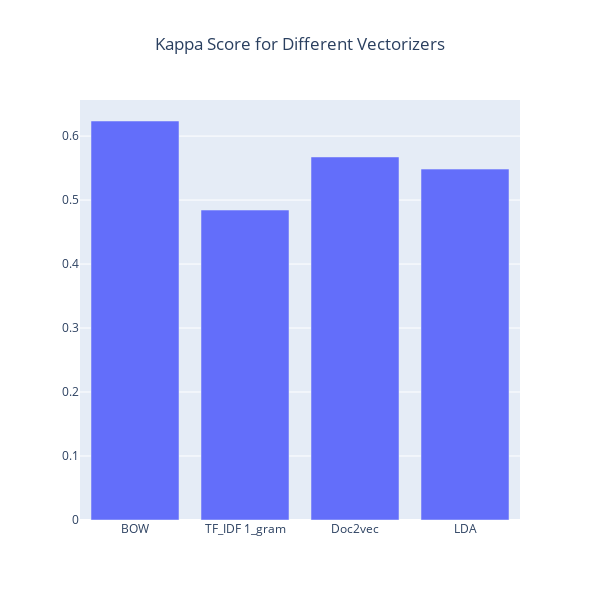

Notebook code cell kept with this figure:
### Code cell
fig = go.Figure()
obj = go.Bar(x = list(vec_kappa.keys()), y = list(vec_kappa.values()))
fig.add_trace(obj)
fig.update_layout(title={'text':'Kappa Score for Different Vectorizers','x':0.5},height=600,width=600)
fig.show()

### Figure 1 — Plotly figure (JSON) as saved in the notebook; plotly's stock layout.template omitted (floating-point values rounded to 4 significant figures)
{"data": [{"type": "bar", "x": ["BOW", "TF_IDF 1_gram", "Doc2vec", "LDA"], "y": [0.6236, 0.4844, 0.5674, 0.5484]}], "layout": {"height": 600, "title": {"text": "Kappa Score for Different Vectorizers", "x": 0.5}, "width": 600}}
